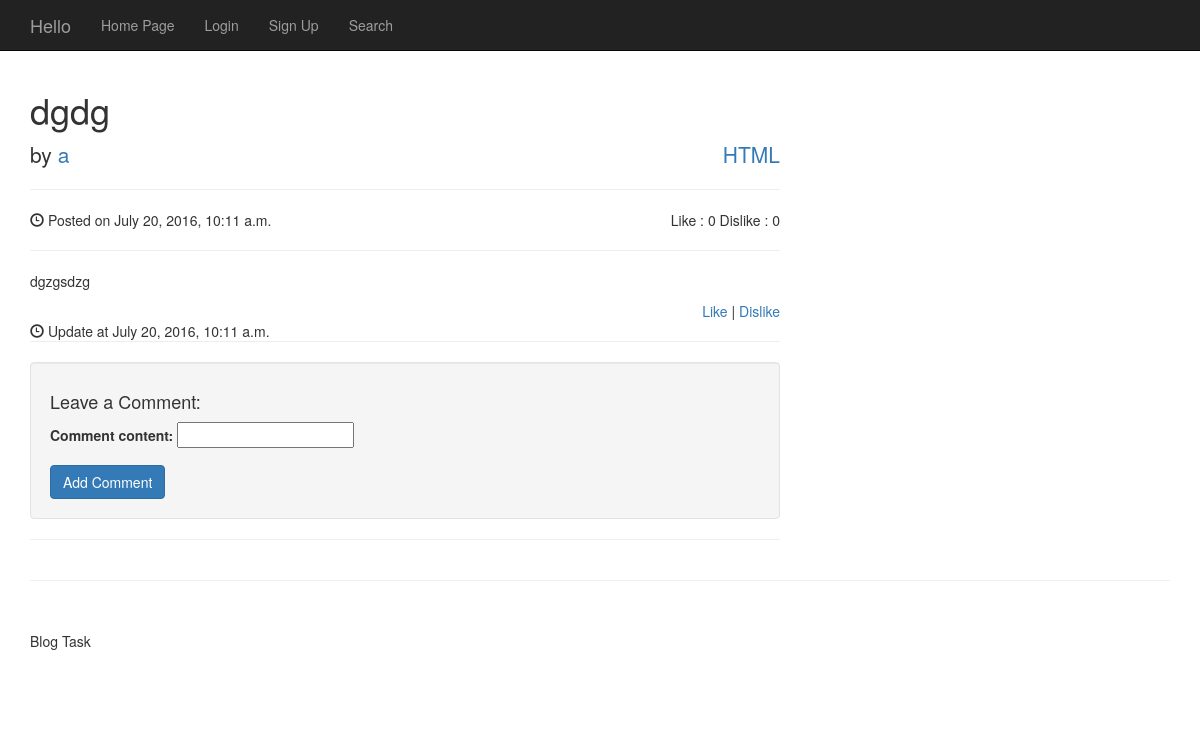
/category/32/post/32/, run on an earlier commit of the app's database.
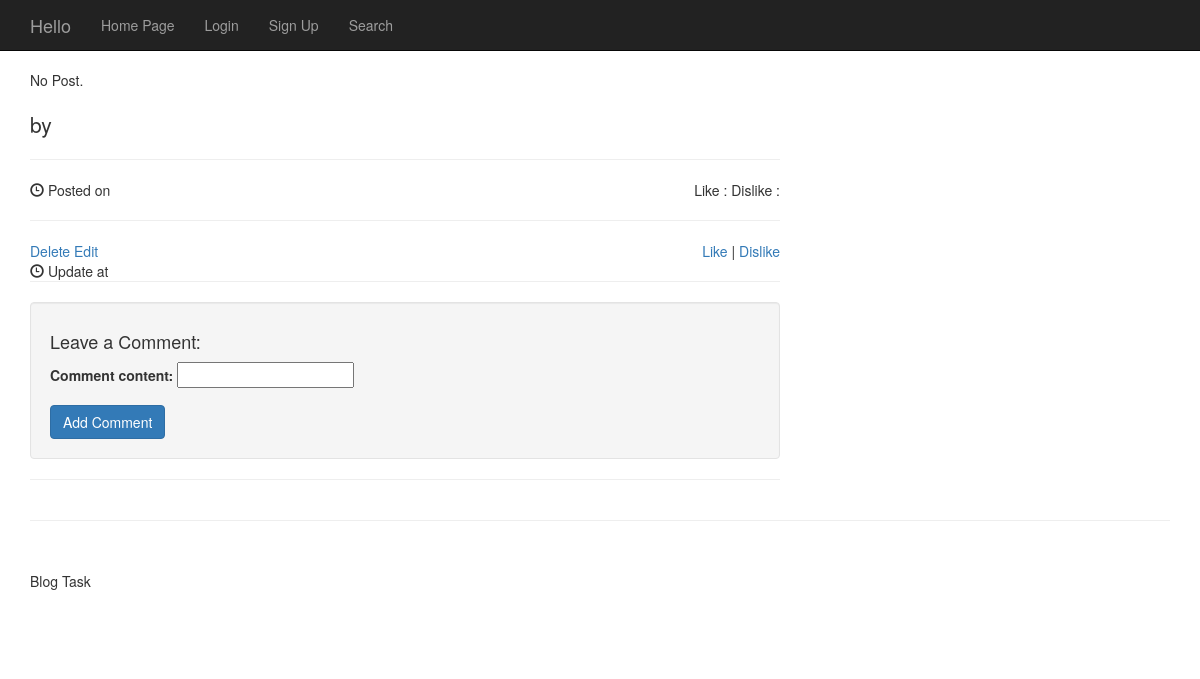
And on a later commit of the database.
### TaskBlogApp/models.py (models this page shows, shortened)
@python_2_unicode_compatible
class Post(models.Model):
    post_cat = models.ForeignKey(Category)
    post_author = models.ForeignKey(User)
    post_title = models.CharField(max_length=70)
    post_content = models.TextField()
    post_createdAt = models.DateTimeField(auto_now_add=True, null=True, blank=True)
    post_updatedAd = models.DateTimeField(auto_now_add=False, default=datetime.now)
    post_like = models.IntegerField(default=0)
    post_dislike = models.IntegerField(default=0)

@python_2_unicode_compatible
class Category(models.Model):
    cat_title = models.CharField(max_length=70)

### TaskBlogApp/views.py (the view)
# urls.py: url(r'^category/(?P<id>[0-9]+)/post/(?P<pk>[0-9]+)/$', views.PostView.as_view(), name='post'),
class PostView(generic.View):
    template_name = 'post.html'
    def get(self, request, pk, id):
        comment_form = AddCommentForm()
        try:
            post = Post.objects.get(id=pk)
        except Post.DoesNotExist:
            post = None
        return render(request, 'post.html', {
            'post': post,
            'comment_form': comment_form,
            'comment_form_error': comment_form.errors})
    def post(self, request, pk, id):
        comment_form = AddCommentForm(request.POST)
        if comment_form.is_valid():
            if request.user.is_authenticated():
                post = Post.objects.get(id=pk)
                comment_form.save(commit=False)
                comment_form.instance.comment_author = request.user
                comment_form.instance.comment_post = post
                comment_form.save()
                return HttpResponseRedirect('/category/%s/post/%s/' % (id, pk))
            else:
                return HttpResponseRedirect('/login/')
        else:
            try:
                post = Post.objects.get(id=pk)
            except Post.DoesNotExist:
                post = None
            return render(request, 'post.html', {
                'post': post,
                'comment_form': comment_form,
                'comment_form_error': comment_form.errors})

### TaskBlogApp/forms.py
class AddCommentForm(forms.ModelForm):
    class Meta:
        model = Comment
        fields = {'comment_content'}

### templates/post.html (shortened to what this page needs)
<!DOCTYPE html>
<html lang="en">
<head>
    <link rel="stylesheet" href="https://maxcdn.bootstrapcdn.com/bootstrap/3.3.6/css/bootstrap.min.css" />
</head>
<body>
{% extends 'header.html' %}
{% block content %}
    <div class="container">
        <div class="row">
            <div class="col-lg-8">
                {% if not post %}
                    No Post.
                {% endif %}
                <h1>{{ post.post_title }}</h1>
                <p class="lead">
                    by <a href="{% url 'profile' post.post_author_id %}">{{ post.post_author }}</a>
                    <span style="float: right;"> <a href="{% url 'category' post.post_cat_id %}">{{ post.post_cat.cat_title }}</a></span>
                </p>
                <hr>
                <p><span class="glyphicon glyphicon-time"></span> Posted on {{ post.post_createdAt }}
                <span style="float: right">Like : {{ post.post_like }} Dislike : {{ post.post_dislike }}</span>
                </p>
                <hr>
                <p>{{ post.post_content }}</p>
                <div style="float: left">
                {% if user.is_superuser %}
                    <a href="{% url 'delete_post' post.post_cat_id post.pk %}">Delete</a>
                    <a href="{% url 'edit_post' post.post_cat_id post.pk %}">Edit</a>
                {% else %}
                    {% if post.post_author_id == request.user.id %}
                        <a href="{% url 'delete_post' post.post_cat_id post.pk %}">Delete</a>
                        <a href="{% url 'edit_post' post.post_cat_id post.pk %}">Edit</a>
                    {% endif %}
                {% endif %}
                    <br><span class="glyphicon glyphicon-time"></span> Update at {{ post.post_updatedAd }}
                </div>
                <div style="text-align: right" style="float: left">
                    <a href="{% url 'like_post' post.post_cat_id post.pk %}">Like</a> |
                    <a href="{% url 'dislike_post' post.post_cat_id post.pk %}">Dislike</a></div>
                <hr>
                <div class="well">
                    <h4>Leave a Comment:</h4>
                    <form role="form" method="post">
                        <div class="form-group">
                            {{ comment_form.as_p }}
                        </div>
                        <button type="submit" class="btn btn-primary">Add Comment</button>
                    </form>
                </div>
                <hr>
            </div>
        </div>
        <hr>
        <footer>
            <div class="row">
                <div class="col-lg-12">
                    <p>Blog Task</p>
                </div>
            </div>
        </footer>
    </div>
{% endblock content %}

What changed in the data, as far as the page shows it:
removed Post: post_title "dgdg", post_author "a", post_cat.cat_title "HTML", post_createdAt "July 20, 2016, 10:11 a.m.", post_like "0", post_dislike "0", post_content "dgzgsdzg", post_updatedAd "July 20, 2016, 10:11 a.m."
Also different on the page:
text now shown: "No Post. Delete Edit"
